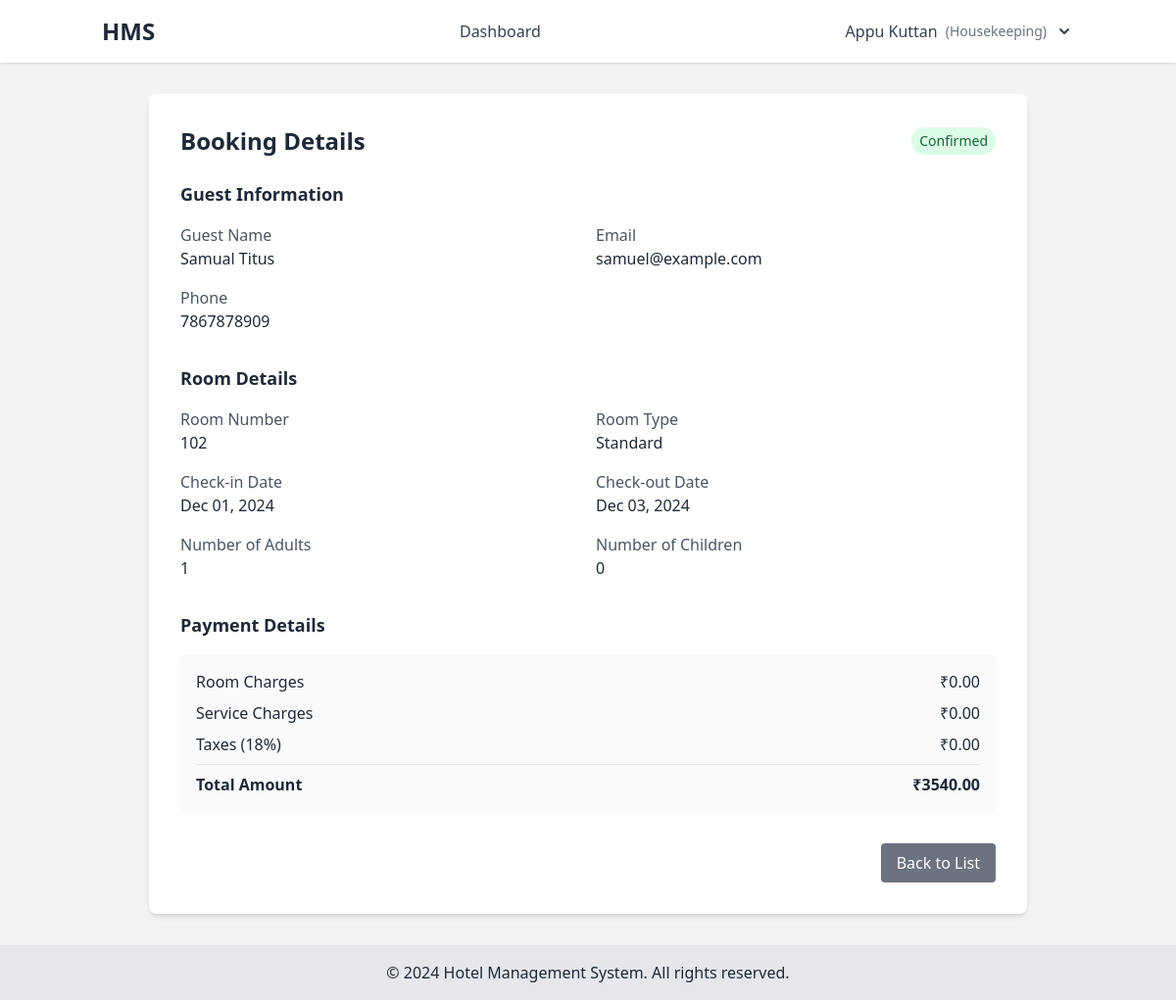
Screenshot of /booking/9/ (signed in) with the database file from the repository.
### hms_app/models.py (models this page shows, shortened)
class User(AbstractUser):
    ADMIN = 'admin'
    MANAGER = 'manager'
    RECEPTIONIST = 'receptionist'
    HOUSEKEEPING = 'housekeeping'
    GUEST = 'guest'
    ROLE_CHOICES = [
        (ADMIN, 'Admin'),
        (MANAGER, 'Manager'),
        (RECEPTIONIST, 'Receptionist'),
        (HOUSEKEEPING, 'Housekeeping'),
        (GUEST, 'Guest'),
    ]
    role = models.CharField(max_length=20, choices=ROLE_CHOICES, default=GUEST)
    phone_number = models.CharField(max_length=15, blank=True)
    two_factor_enabled = models.BooleanField(default=False)
    two_factor_code = models.CharField(max_length=6, null=True, blank=True)

class Booking(models.Model):
    BOOKING_SOURCE_CHOICES = [
        ('DIRECT', 'Direct'),
        ('ONLINE', 'Online'),
    ]
    STATUS_CHOICES = (
        ('PENDING', 'Pending'),
        ('CONFIRMED', 'Confirmed'),
        ('CHECKED_IN', 'Checked In'),
        ('CHECKED_OUT', 'Checked Out'),
        ('CANCELLED', 'Cancelled'),
    )
    room = models.ForeignKey('Room', on_delete=models.CASCADE)
    guest = models.ForeignKey('User', on_delete=models.CASCADE)
    check_in_date = models.DateField()
    check_out_date = models.DateField()
    adults = models.PositiveIntegerField(default=1)
    children = models.PositiveIntegerField(default=0)
    booking_source = models.CharField(max_length=20, choices=BOOKING_SOURCE_CHOICES, default='DIRECT')
    created_at = models.DateTimeField(auto_now_add=True)
    updated_at = models.DateTimeField(auto_now=True)
    status = models.CharField(max_length=20, choices=STATUS_CHOICES, default='PENDING')
    room_charges = models.DecimalField(max_digits=10, decimal_places=2, default=0)
    service_charges = models.DecimalField(max_digits=10, decimal_places=2, default=0)
    tax_amount = models.DecimalField(max_digits=10, decimal_places=2, default=0)
    total_amount = models.DecimalField(max_digits=10, decimal_places=2, default=0)
    advance_payment = models.DecimalField(max_digits=10, decimal_places=2, default=0)
    payment_status = models.CharField(max_length=20, choices=[
        ('PENDING', 'Pending'),
        ('PARTIAL', 'Partial'),
        ('PAID', 'Paid')
    ], default='PENDING')

class Room(models.Model):
    ROOM_STATUS = [
        ('AVAILABLE', 'Available'),
        ('OCCUPIED', 'Occupied'),
        ('MAINTENANCE', 'Under Maintenance')
    ]
    room_number = models.CharField(max_length=10, unique=True)
    category = models.ForeignKey(RoomCategory, on_delete=models.PROTECT, related_name='rooms', null=True, blank=True)
    max_occupancy = models.PositiveIntegerField(default=2)
    bed_count = models.PositiveIntegerField(default=1)
    has_wifi = models.BooleanField(default=True)
    has_ac = models.BooleanField(default=True)
    status = models.CharField(max_length=20, choices=ROOM_STATUS, default='AVAILABLE')
    image = models.ImageField(upload_to='room_images/', null=True, blank=True)
    created_at = models.DateTimeField(default=timezone.now)
    updated_at = models.DateTimeField(auto_now=True)
    class Meta:
        ordering = ['room_number']

class RoomCategory(models.Model):
    name = models.CharField(max_length=50)
    base_price = models.DecimalField(max_digits=10, decimal_places=2)
    description = models.TextField(blank=True)
    class Meta:
        verbose_name_plural = "Room Categories"

### hms_app/views.py (the view)
# urls.py: path('booking/<int:booking_id>/', views.booking_detail, name='booking_detail'),
@login_required
def booking_detail(request, booking_id):
    booking = get_object_or_404(Booking, id=booking_id)
    return render(request, 'bookings/booking_detail.html', {'booking': booking})

### templates/bookings/booking_detail.html (shortened to what this page needs)
{% extends 'base.html' %}
{% block content %}
<div class="max-w-4xl mx-auto bg-white p-8 rounded-lg shadow-md">
    <div class="flex justify-between items-center mb-6">
        <h2 class="text-2xl font-bold">Booking Details</h2>
        <span class="text-sm px-2 py-1 rounded-full
            {% if booking.status == 'PENDING' %}bg-yellow-100 text-yellow-800
            {% elif booking.status == 'CONFIRMED' %}bg-green-100 text-green-800
            {% elif booking.status == 'CHECKED_IN' %}bg-blue-100 text-blue-800
            {% else %}bg-gray-100 text-gray-800{% endif %}">
            {{ booking.get_status_display }}
        </span>
    </div>
    <div class="mb-8">
        <h3 class="text-lg font-semibold mb-4">Guest Information</h3>
        <div class="grid grid-cols-2 gap-4">
            <div>
                <p class="text-gray-600">Guest Name</p>
                <p class="font-medium">{{ booking.guest.get_full_name }}</p>
            </div>
            <div>
                <p class="text-gray-600">Email</p>
                <p class="font-medium">{{ booking.guest.email }}</p>
            </div>
            <div>
                <p class="text-gray-600">Phone</p>
                <p class="font-medium">{{ booking.guest.phone_number }}</p>
            </div>
        </div>
    </div>
    <div class="mb-8">
        <h3 class="text-lg font-semibold mb-4">Room Details</h3>
        <div class="grid grid-cols-2 gap-4">
            <div>
                <p class="text-gray-600">Room Number</p>
                <p class="font-medium">{{ booking.room.room_number }}</p>
            </div>
            <div>
                <p class="text-gray-600">Room Type</p>
                <p class="font-medium">{{ booking.room.category.name }}</p>
            </div>
            <div>
                <p class="text-gray-600">Check-in Date</p>
                <p class="font-medium">{{ booking.check_in_date|date:"M d, Y" }}</p>
            </div>
            <div>
                <p class="text-gray-600">Check-out Date</p>
                <p class="font-medium">{{ booking.check_out_date|date:"M d, Y" }}</p>
            </div>
            <div>
                <p class="text-gray-600">Number of Adults</p>
                <p class="font-medium">{{ booking.adults }}</p>
            </div>
            <div>
                <p class="text-gray-600">Number of Children</p>
                <p class="font-medium">{{ booking.children }}</p>
            </div>
        </div>
    </div>
    <div class="mb-8">
        <h3 class="text-lg font-semibold mb-4">Payment Details</h3>
        <div class="bg-gray-50 p-4 rounded-md">
            <div class="flex justify-between mb-2">
                <span>Room Charges</span>
                <span>₹{{ booking.room_charges }}</span>
            </div>
            <div class="flex justify-between mb-2">
                <span>Service Charges</span>
                <span>₹{{ booking.service_charges }}</span>
            </div>
            <div class="flex justify-between mb-2">
                <span>Taxes (18%)</span>
                <span>₹{{ booking.tax_amount }}</span>
            </div>
            <div class="flex justify-between font-bold pt-2 border-t">
                <span>Total Amount</span>
                <span>₹{{ booking.total_amount }}</span>
            </div>
        </div>
    </div>
    <div class="flex justify-end space-x-4">
        <a href="{% url 'booking_list' %}" class="px-4 py-2 bg-gray-500 text-white rounded hover:bg-gray-600">
            Back to List
        </a>
    </div>
</div>
{% endblock %}

### templates/base.html (shortened to what this page needs)
<!DOCTYPE html>
<html lang="en">
<head>
    <script src="https://cdn.tailwindcss.com"></script>
</head>
<body class="min-h-screen bg-gray-100 text-gray-800 flex flex-col">
    <header class="bg-white shadow">
        <div class="container mx-auto px-4 py-4 flex justify-between items-center">
            <a href="{% url 'dashboard' %}" class="text-2xl font-bold">HMS</a>
            <nav class="space-x-4">
                {% if user.is_authenticated %}
                {% if user.role == 'admin' %}
                <a href="{% url 'dashboard' %}" class="text-gray-700 hover:text-blue-500">Dashboard</a>
                <a href="{% url 'room_list' %}" class="text-gray-700 hover:text-blue-500">Rooms</a>
                <a href="{% url 'generate_reports' %}" class="text-gray-700 hover:text-blue-500">Reports</a>
                <a href="{% url 'payroll_summary' %}" class="text-gray-700 hover:text-blue-500">Payroll</a>
                {% elif user.role == 'receptionist' %}
                <a href="{% url 'dashboard' %}" class="text-gray-700 hover:text-blue-500">Dashboard</a>
                <a href="{% url 'booking_list' %}" class="text-gray-700 hover:text-blue-500">Reservations</a>
                {% elif user.role == 'housekeeping' %}
                <a href="{% url 'dashboard' %}" class="text-gray-700 hover:text-blue-500">Dashboard</a>
                {% else %}
                <a href="{% url 'dashboard' %}" class="text-gray-700 hover:text-blue-500">Dashboard</a>
                <a href="{% url 'booking_list' %}" class="text-gray-700 hover:text-blue-500">My Bookings</a>
                {% endif %}
                {% endif %}
            </nav>
            <div class="flex items-center">
                {% if user.is_authenticated %}
                <div x-data="{ open: false }" class="relative">
                    <button @click="open = !open" class="flex items-center space-x-2 text-gray-700 hover:text-blue-500">
                        <span>{{ user.get_full_name|default:user.username }}</span>
                        <span class="text-sm text-gray-500">({{ user.role|title }})</span>
                        <svg xmlns="http://www.w3.org/2000/svg" class="h-5 w-5" viewBox="0 0 20 20" fill="currentColor">
                            <path fill-rule="evenodd"
                                d="M5.293 7.293a1 1 0 011.414 0L10 10.586l3.293-3.293a1 1 0 111.414 1.414l-4 4a1 1 0 01-1.414 0l-4-4a1 1 0 010-1.414z"
                                clip-rule="evenodd" />
                        </svg>
                    </button>
                </div>
                {% else %}
                <div class="space-x-4">
                    <a href="{% url 'login' %}" class="text-blue-500 hover:underline">Login</a>
                    <a href="{% url 'register' %}" class="text-blue-500 hover:underline">Register</a>
                </div>
                {% endif %}
            </div>
        </div>
    </header>
    <main class="container mx-auto px-4 py-8 flex-grow">
        {% block content %}{% endblock %}
    </main>
    <footer class="bg-gray-200 text-center py-4 mt-auto">
        <p>&copy; {% now "Y" %} Hotel Management System. All rights reserved.</p>
    </footer>
</body>
</html>

### rows the page displays
User: get_full_name "Appu Kuttan", role "Housekeeping"
Booking: status "Confirmed", guest.get_full_name "Samual Titus", guest.email "samuel@example.com", guest.phone_number "7867878909", room.room_number "102", room.category.name "Standard", check_in_date "Dec 01, 2024", check_out_date "Dec 03, 2024", adults "1", children "0", room_charges "0.00", service_charges "0.00", tax_amount "0.00", total_amount "3540.00"
